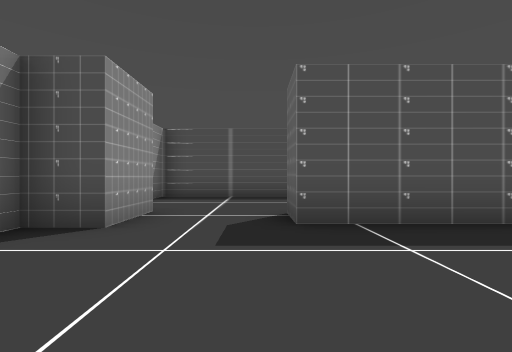
[1] (above)

17 first-person views from a walk through a Godot game level. The camera is 1.2 m above the floor, looks level and sees 85° across. The floor is counted in squares, 2 m on a side. Each view is taken from the middle of a square. On the plan, view 1 faces up. The plan holds only what a view shows up to about 9 squares ahead; the rest is blank. Flat picture figures and markers are left out. Some surface patterns are stand-ins.

[2]
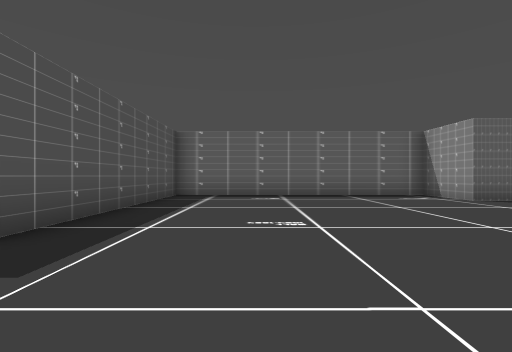

[3]
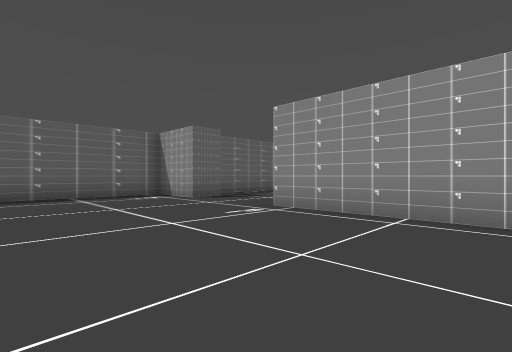

[4]
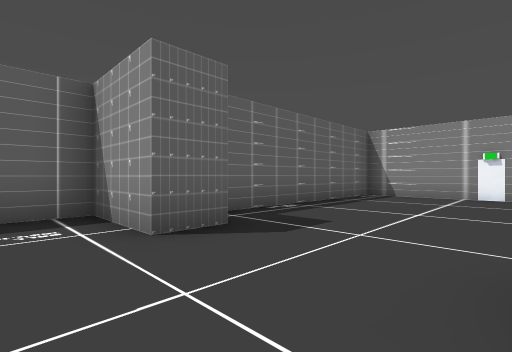

[5]
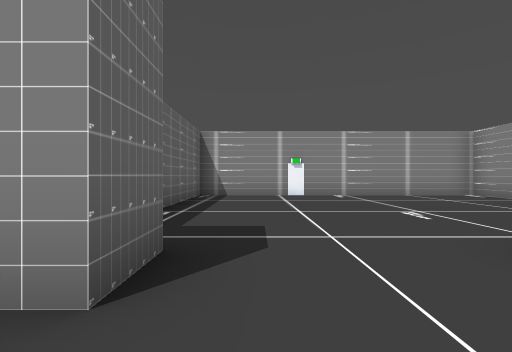

[6]
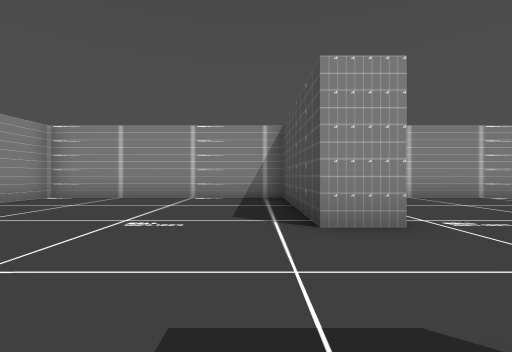

[7]
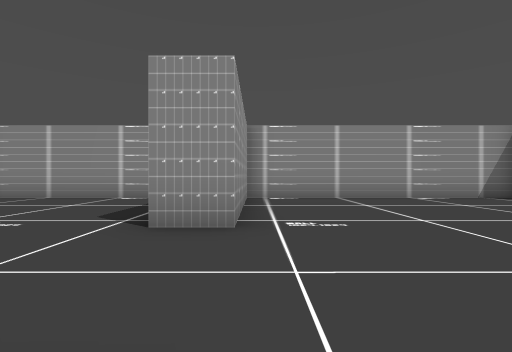

[8]
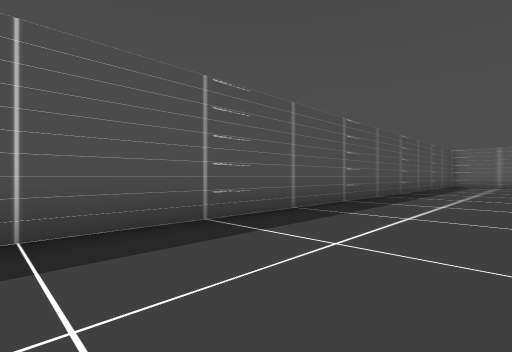

[9]
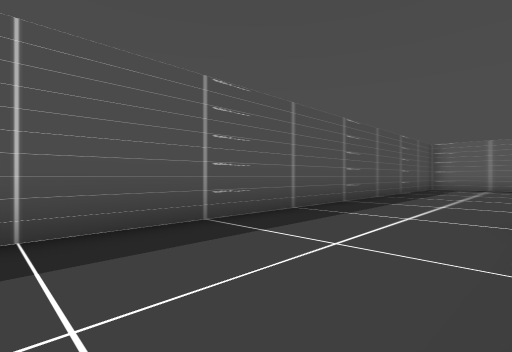

[10]
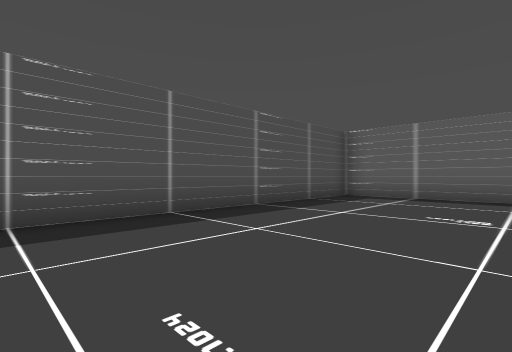

[11]
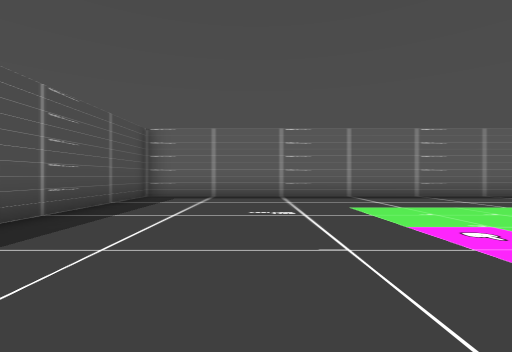

[12]
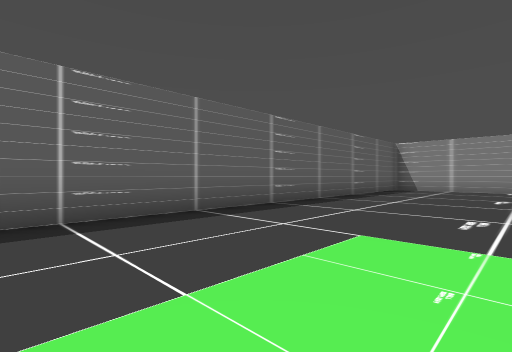

[13]
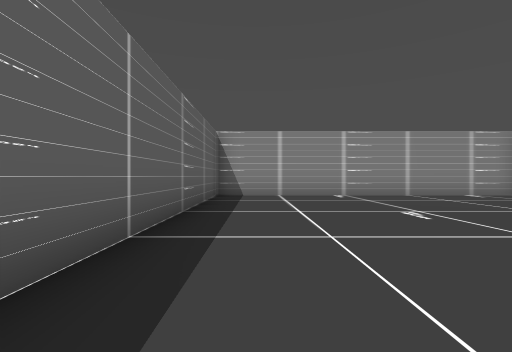

[14]
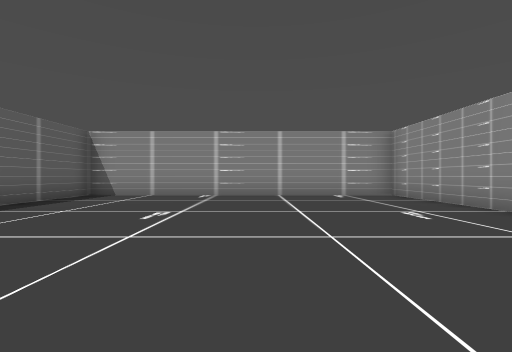

[15]
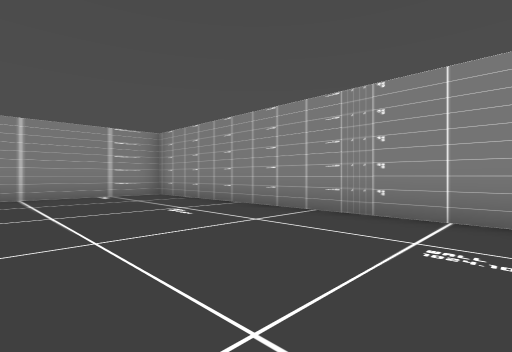

[16]
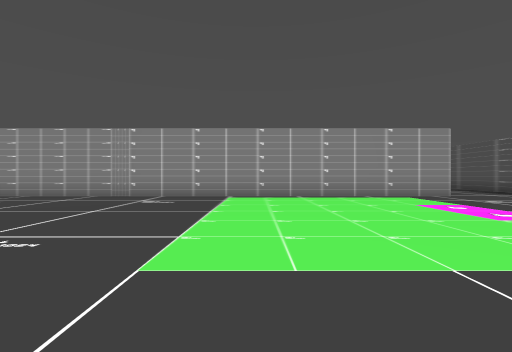

[17]
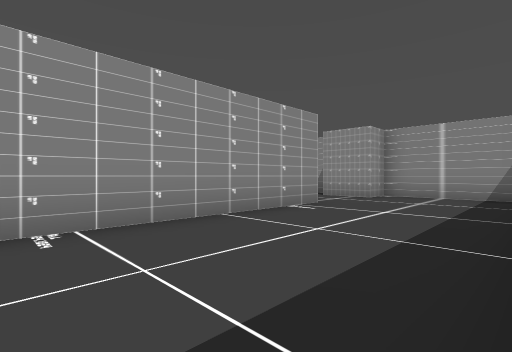

### Floor plan
Ten units are one square. View 1 is at (0, 0); x grows to the right and y downward. Boxes are objects, and circles mark ways between rooms. Rooms are numbered by the first view taken in them; rooms with no view inside come last. Other rooms are left out.
<svg viewBox="-33 -87 210 212">
<path fill="none" stroke="#000" d="M47 52 47 43 67 43 67 -35 5 -35 5 -45M-21 43 17 43 17 52 -28 52 -28 117 57 117 57 60M-17 -48 -17 -32 -28 -32 -28 42M77 -48 77 117 172 117 172 -82 -28 -82 -28 -48 -17 -48M5 -45 59 -45"/>
<circle cx="-5" cy="-40" r="3" fill="#2a7"/>
<text x="20" y="40">1</text>
<text x="110" y="0">2</text>
</svg>
Room 1 opens to room 2.

Where each view was taken, in squares from view 1:
view 1: 0 up, 0 right, facing up
view 2: 1 up, 2 left, facing right
view 3: 0 up, 2 left, facing down-right
view 4: 3 down, 2 right, facing down-right
view 5: 3 down, 4 right, facing down
view 6: 6 down, 5 right, facing left
view 7: 4 down, 5 right, facing left
view 8: 5 up, 1 left, facing up-right
view 9: 5 up, 3 right, facing up-right
view 10: 4 up, 9 right, facing up-right
view 11: 5 up, 9 right, facing right
view 12: 1 up, 13 right, facing down-right
view 13: 3 down, 16 right, facing down
view 14: 3 down, 12 right, facing down
view 15: 3 down, 12 right, facing down-left
view 16: 1 down, 16 right, facing left
view 17: 8 up, 6 right, facing down-left
